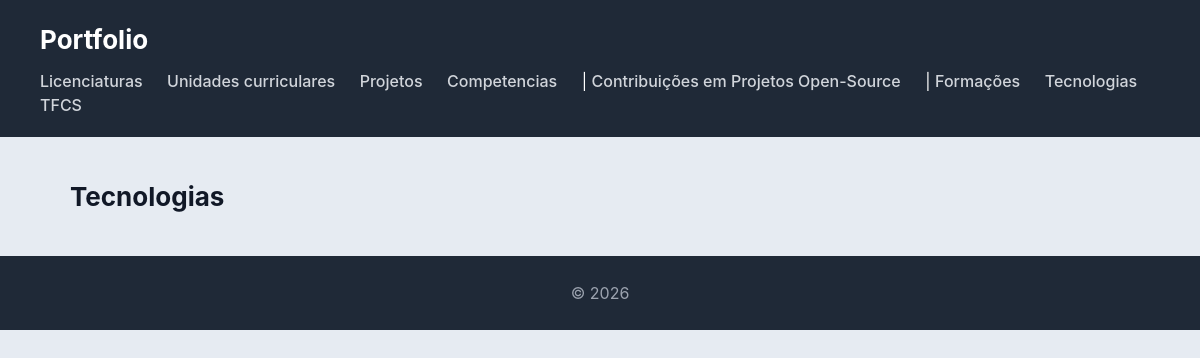
Page /tecnologias/ on the earlier database version.
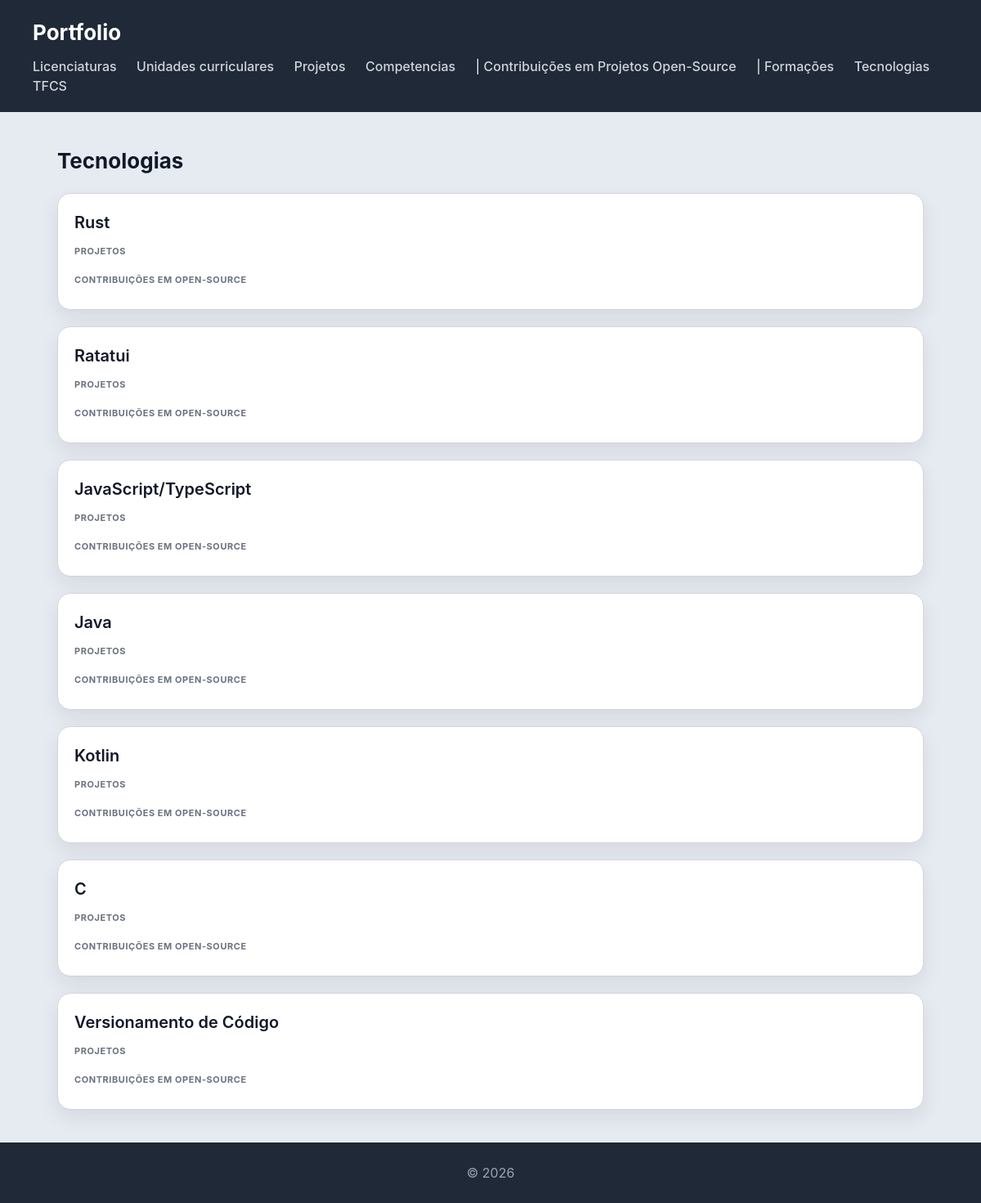
Same page on the later database version.
### portfolio/models.py (models this page shows)
class Tecnologia(models.Model):
    nome = models.CharField(max_length=100)
    areas = models.CharField(max_length=100)
    descricao = models.CharField(max_length=250)
    unidade_curriculares = models.ManyToManyField(UC, related_name='tecnologias_usadas')
    def __str__(self):
        return self.nome

### portfolio/views.py (the view)
# urls.py: path('tecnologias/', views.tecnologias_view, name='tecnologias'),
def tecnologias_view(request):
    tecnologias = (Tecnologia.objects
                    .select_related()
                    .prefetch_related()
                    .all())
    return render(request, 'portfolio/tecnologia.html', {'tecnologias': tecnologias})

### portfolio/templates/portfolio/tecnologia.html (shortened to what this page needs)
{% extends "portfolio/base.html" %}
{% block content %}
<h2>Tecnologias</h2>
<section>
    {% for tecnologia in tecnologias %}
    <article>
        <header>
            <h3>{{ tecnologia }}</h3>
        </header>
        <section>
            <h4>Projetos</h4>
        </section>
        <section>
            <h4>Contribuições em Open-Source</h4>
        </section>
    </article>
    {% endfor %}
</section>
{% endblock %}

Differences in the rows shown:
added Tecnologia: nome "Rust"
added Tecnologia: nome "Ratatui"
added Tecnologia: nome "JavaScript/TypeScript"
added Tecnologia: nome "Java"
added Tecnologia: nome "Kotlin"
added Tecnologia: nome "C"
added Tecnologia: nome "Versionamento de Código"
